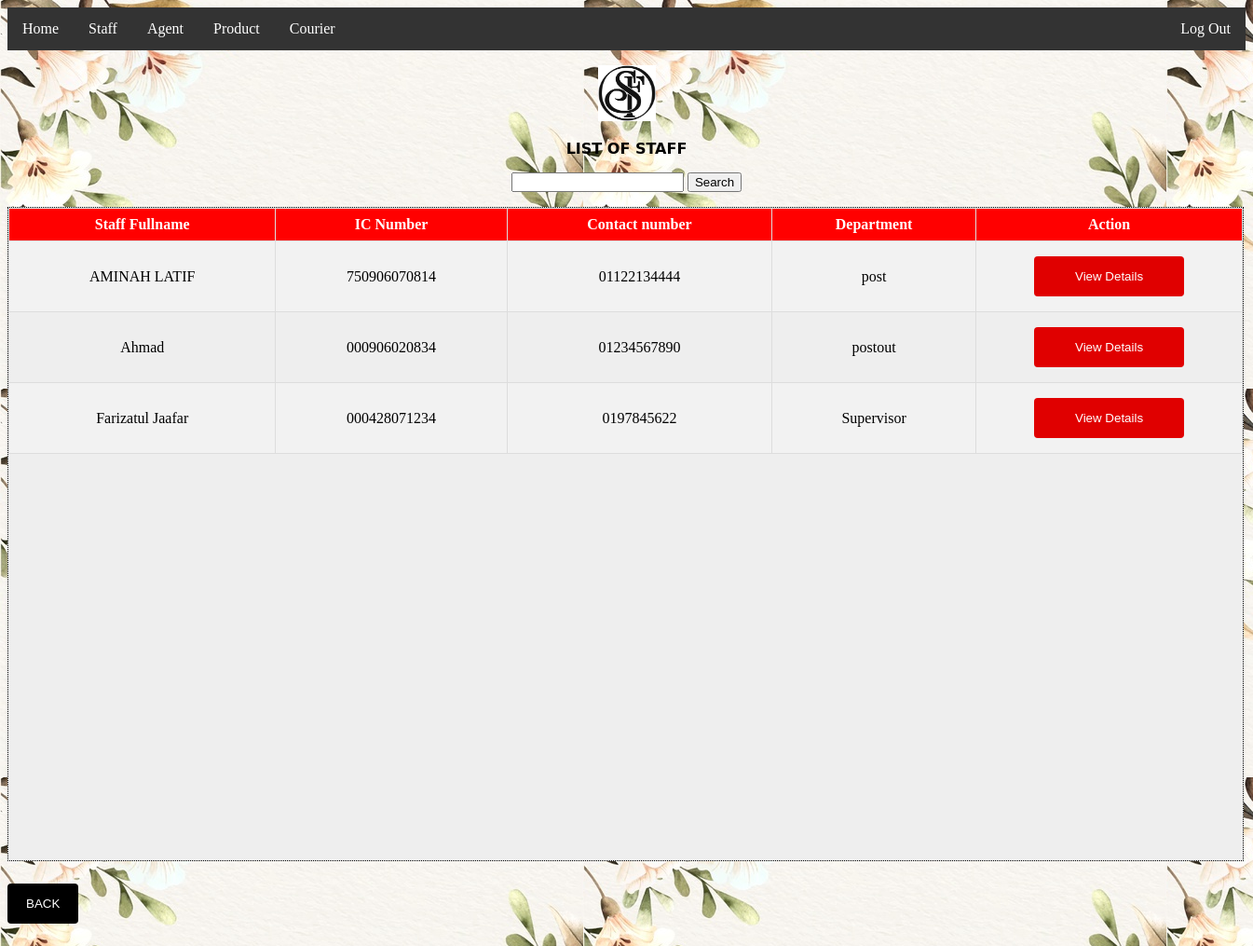
Page /admin/staff_view_list.php on the committed database.
### tables this page shows
CREATE TABLE IF NOT EXISTS `staff_` (
  `staff_fullname` varchar(50) NOT NULL,
  `staff_tel` varchar(12) NOT NULL,
  `staff_ic` varchar(20) NOT NULL,
  `staff_department` varchar(30) NOT NULL,
  `staff_email` varchar(50) NOT NULL,
  `staff_password` int(100) NOT NULL,
  `staff_address` varchar(100) NOT NULL,
  `staff_postcode` int(10) NOT NULL,
  `staff_district` varchar(50) NOT NULL,
  `staff_state` varchar(50) NOT NULL,
  `staff_username` varchar(50) NOT NULL,
  PRIMARY KEY (`staff_ic`)
);

### admin/staff_view_list.php (the view, shortened to what this page needs)
<!doctype html>
<html>
<head>
</head>
<body background="image/pic.jpg">
<ul>
  <li><a href="home.php">Home</a></li>
  <li class="dropdown">
    <a href="javascript:void(0)" class="dropbtn">Staff</a>
  <li class="dropdown">
    <a href="javascript:void(0)" class="dropbtn">Agent</a>
  <li class="dropdown">
    <a href="javascript:void(0)" class="dropbtn">Product</a>
  <li class="dropdown">
    <a href="javascript:void(0)" class="dropbtn">Courier</a>
  <li style="float:right"><a href="choose.php">Log Out</a></li>
  </li>
</ul>
<p>
 <?php
$servername = "localhost";
$dbusername = "root";
$dbpassword = "";
$dbname = "Employee";
$conn = mysqli_connect($servername, $dbusername, $dbpassword, $dbname);
if (isset($_POST['search'])) {
$searchname = $_POST['searchname'];
} else
$searchname = '';
$sql = "SELECT staff_fullname, staff_tel, staff_ic, staff_department FROM staff_";
$sql = $sql . " WHERE staff_fullname LIKE '%" . $searchname . "%' OR staff_department LIKE '%" . $searchname . "%'";
$result = mysqli_query($conn, $sql);
?>
<p style="text-align: center"><img src="image/logo.jpeg" width="62" height="60" alt=""/>
<p style="font-family: 'Lucida Grande', 'Lucida Sans Unicode', 'Lucida Sans', 'DejaVu Sans', Verdana, sans-serif; text-align: center;"><strong>LIST OF STAFF</strong></p>
<p style="font-style: normal; font-weight: bold; text-align: center"><form action="<?php echo $_SERVER['PHP_SELF']?>?page=userview&searchkey=<?php echo $searchname?>"method="POST" style="text-align: center">
  <input type="text" name="searchname" value="<?php echo $searchname?>">
<input type="submit" name="search" value="Search">
</form></p>
</p>
<div type=dd align="center">
<table align="center">
  <tr>
<th>Staff Fullname</th>
<th>IC Number</th>
<th>Contact number</th>
<th>Department</th>
<th colspan="2">Action</th>
</tr>
<?php
if (mysqli_num_rows($result) > 0) {
while($row = mysqli_fetch_assoc($result)) {
?>
<tr style="text-align: center">
<td><?php echo $row["staff_fullname"] ?></td>
<td><?php echo $row["staff_ic"] ?></td>
<td><?php echo $row["staff_tel"] ?></td>
<td><?php echo $row["staff_department"] ?></td>
<td>
<input type="button" value="View Details" onclick="window.location.href='staff_detail.php?staff_ic=<?php echo $row["staff_ic"] ?>'" />
</td>
</tr>
<?php
}
} else {
echo "<tr><td colspan='3'>0 results</td></tr>";
}
?>
	</table></div>
<p><input type="button1" value="BACK"  onclick="window.location.href='staff_view_list.php'"></p>
</body>
</html>

### admin/staff_view_list.php (style rules this page uses)
input[type=button] { width: 60%; background-color: #E00000; color: white; padding: 14px 20px; margin: 8px 0; border: none; border-radius: 4px; cursor: pointer; }
input[type=button1] { width: 5%; background-color: #000000; color: white; padding: 14px 5px; margin: 8px 0; border: none; border-radius: 4px; cursor: pointer; text-align:center; }
ul { list-style-type: none; margin: 0; padding: 0; overflow: hidden; background-color: #333; }
li { float: left; }
li a, .dropbtn { display: inline-block; color: white; text-align: center; padding: 14px 16px; text-decoration: none; }
li.dropdown { display: inline-block; }
table { border-collapse: collapse; width: 100%; }
th, td { border: 1px solid #ddd; text-align: center; padding: 8px; }
tr:nth-child(even) { background-color: #f2f2f2 }
th { background-color: red; color: white; }
div[type=dd] { background-color: #eee; width: 1325px; height: 700px; border: 1px dotted black; overflow: scroll; }

### rows in the picture
staff_: staff_fullname "AMINAH LATIF", staff_ic "750906070814", staff_tel "01122134444", staff_department "post"
staff_: staff_fullname "Ahmad", staff_ic "000906020834", staff_tel "01234567890", staff_department "postout"
staff_: staff_fullname "Farizatul Jaafar", staff_ic "000428071234", staff_tel "0197845622", staff_department "Supervisor"
